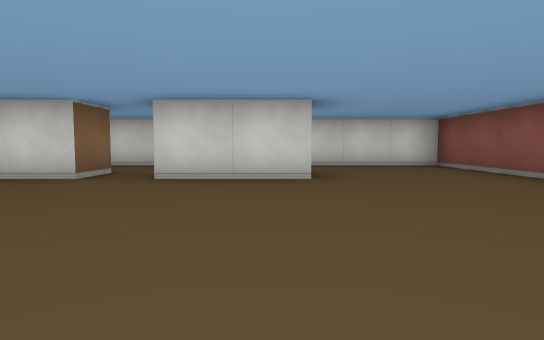
view 1 (above)

18 first-person views from a walk through a cub3D maze. The camera is about half as high as the walls, tilts 4° down and sees 75° across. The floor is counted in squares. Each view is taken from the middle of a square. On the plan, view 1 faces up. The plan holds only what a view shows up to about 9 squares ahead; the rest is blank.

view 2
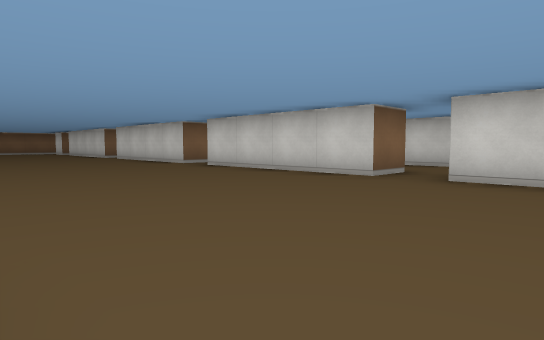

view 3
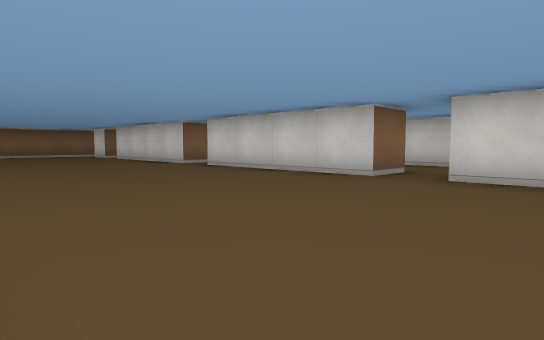

view 4
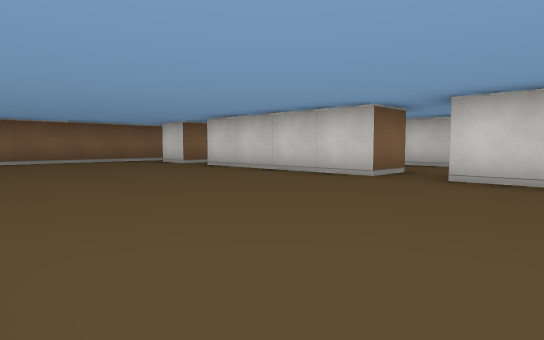

view 5
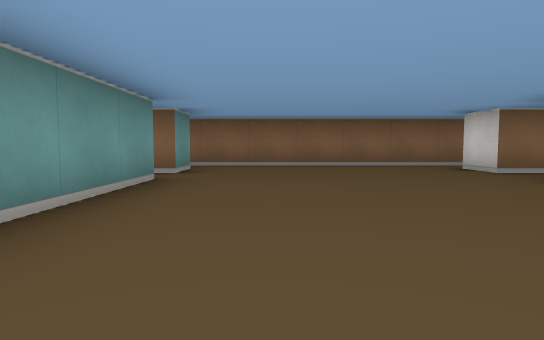

view 6
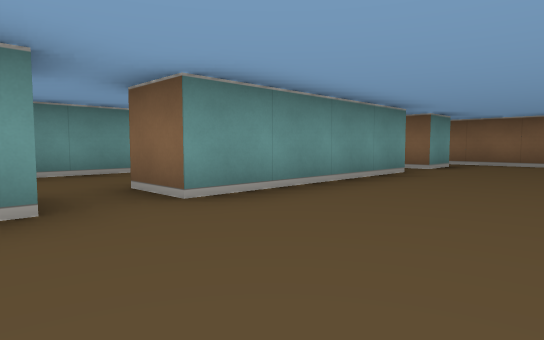

view 7
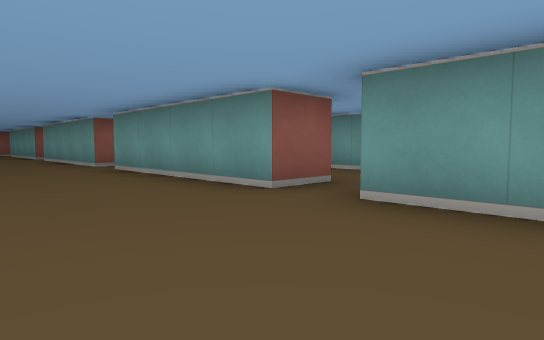

view 8
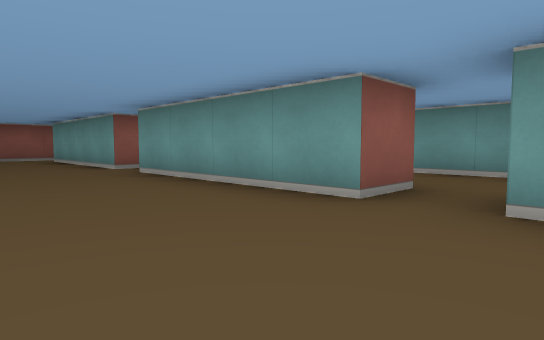

view 9
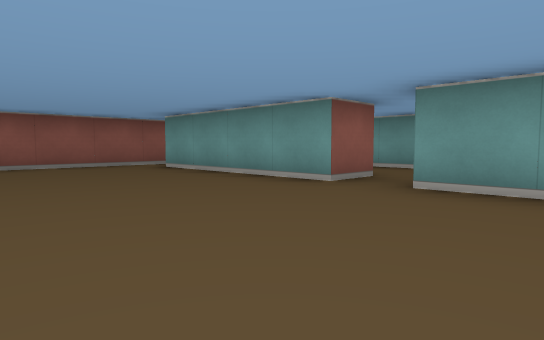

view 10
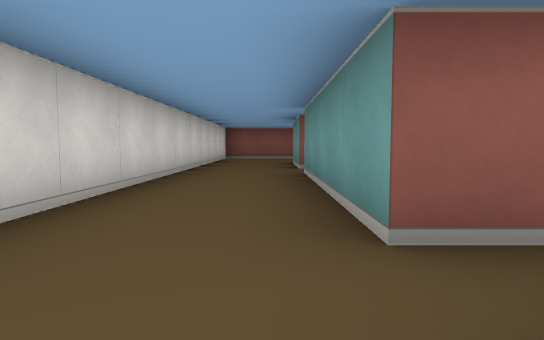

view 11
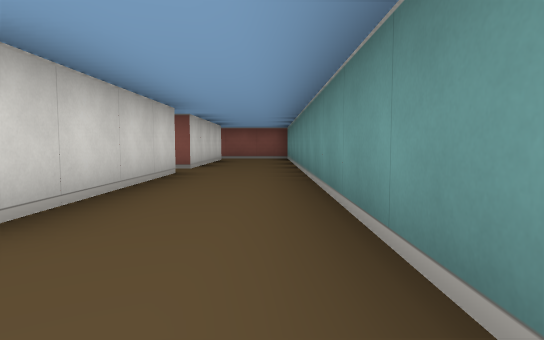

view 12
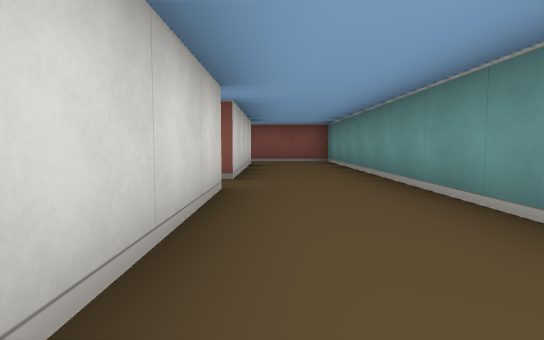

view 13
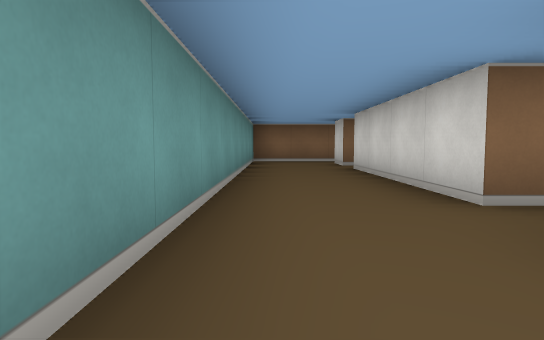

view 14
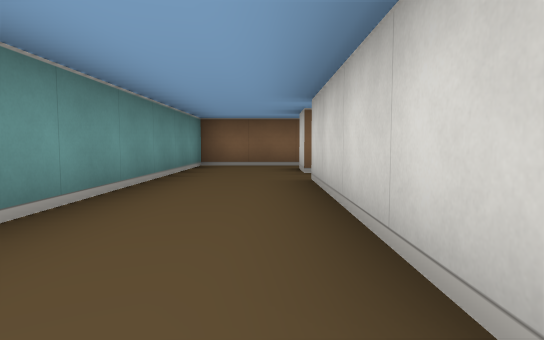

view 15
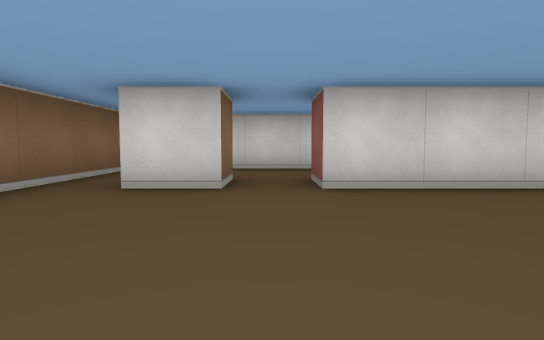

view 16
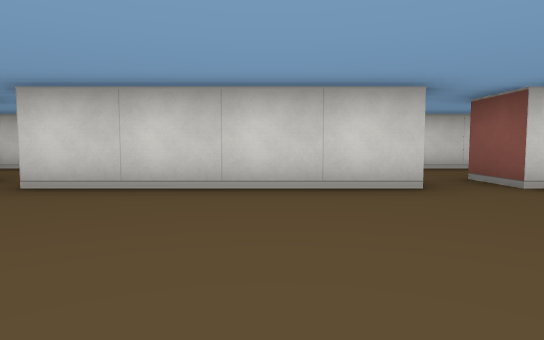

view 17
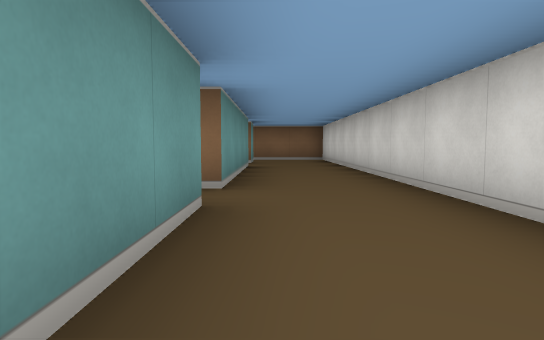

view 18
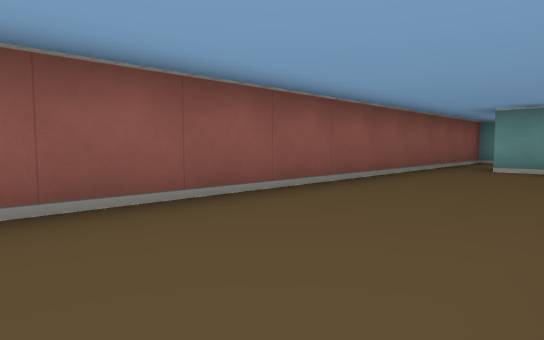

### Floor plan
Points are (right, up) in squares from view 1. A wall is a line through its corners. A room is listed if a view was taken in it or the views show most of it. See-through windows are left out.
Room 1 (views 1, 2, 3, 4, 5, 6, 7, 8, 9, 10, 11, 12, 13, 14, 15, 16, 17, 18)
walls: (-6.5, 4.5) (-6.5, 5.5) (-2.5, 5.5) (-2.5, 4.5) (-6.5, 4.5); (-7.5, 5.6) (-7.5, 4.5) (-11.5, 4.5) (-11.5, 5.5) (-9.6, 5.5); (-6.5, -1.6) (-6.5, -0.5) (-2.5, -0.5); (-11.5, -1.6) (-11.5, -0.5) (-7.5, -0.5); (-12.5, 4.5) (-16.5, 4.5) (-16.5, 5.5) (-12.5, 5.5) (-12.5, 4.5); (-7.4, -3.5) (3.5, -3.5) (3.5, 7.5) (-8.5, 7.5); (-10.4, 7.5) (-19, 7.5); (-2.5, -1.5) (-6.1, -1.5); (-1.5, 5.5) (0.5, 5.5); (-16.6, -0.5) (-12.5, -0.5) (-12.5, -1.5) (-16.5, -1.5); (0.6, 4.5) (-1.5, 4.5); (-18, 5.5) (-17.5, 5.5) (-17.5, 4.5) (-18.5, 4.5); (2.2, -1.5) (-1.5, -1.5) (-1.5, -0.5) (2.5, -0.5); (-18.6, -0.5) (-17.5, -0.5) (-17.5, -1.5) (-18.5, -1.5); (-19.5, 6.9) (-19.5, -3.5) (-10, -3.5)

Positions as (right, up) in squares from view 1, and headings:
1: (0, 0), facing up
2: (0, 0), facing up-left
3: (-5, 0), facing up-left
4: (-10, 0), facing up-left
5: (-12, 1), facing left
6: (-11, 2), facing down-left
7: (-14, 2), facing down-right
8: (-8, 2), facing down-right
9: (-4, 3), facing down-right
10: (-8, 6), facing right
11: (-8, -3), facing right
12: (-6, -2), facing right
13: (-10, -3), facing left
14: (-12, -2), facing left
15: (-17, 1), facing up
16: (-14, 1), facing up
17: (-9, 6), facing left
18: (1, 6), facing down-right
